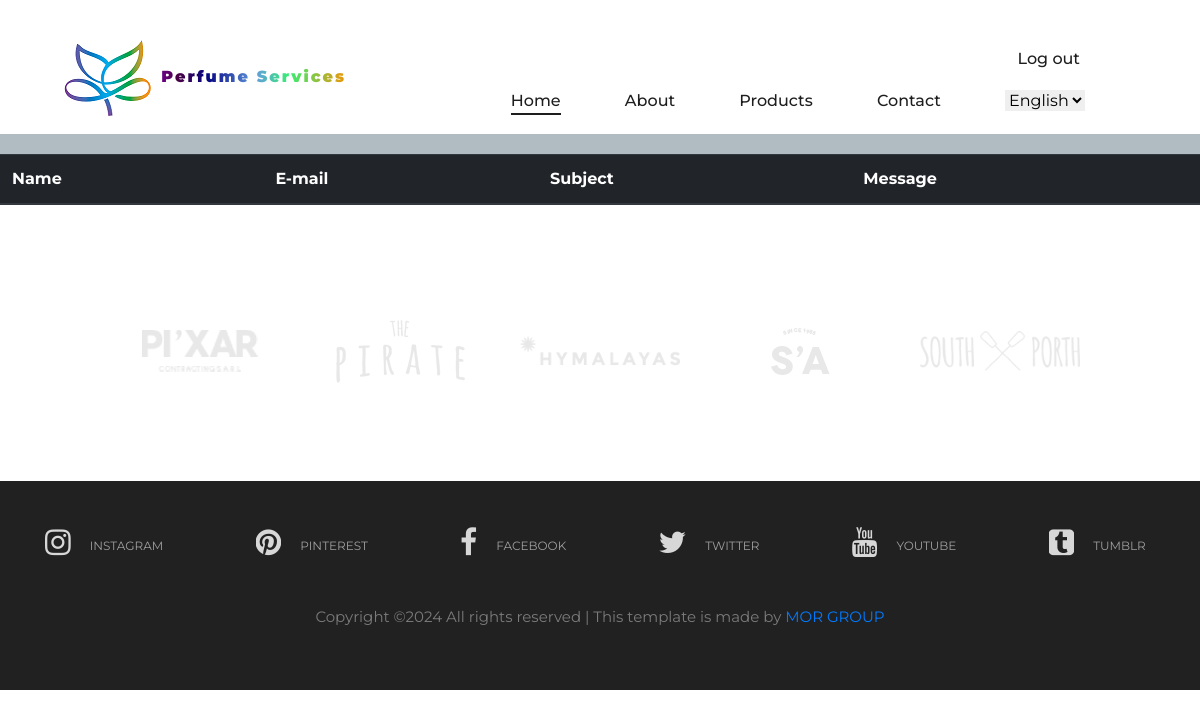
/en/contact (signed in), run on an earlier commit of the app's database.
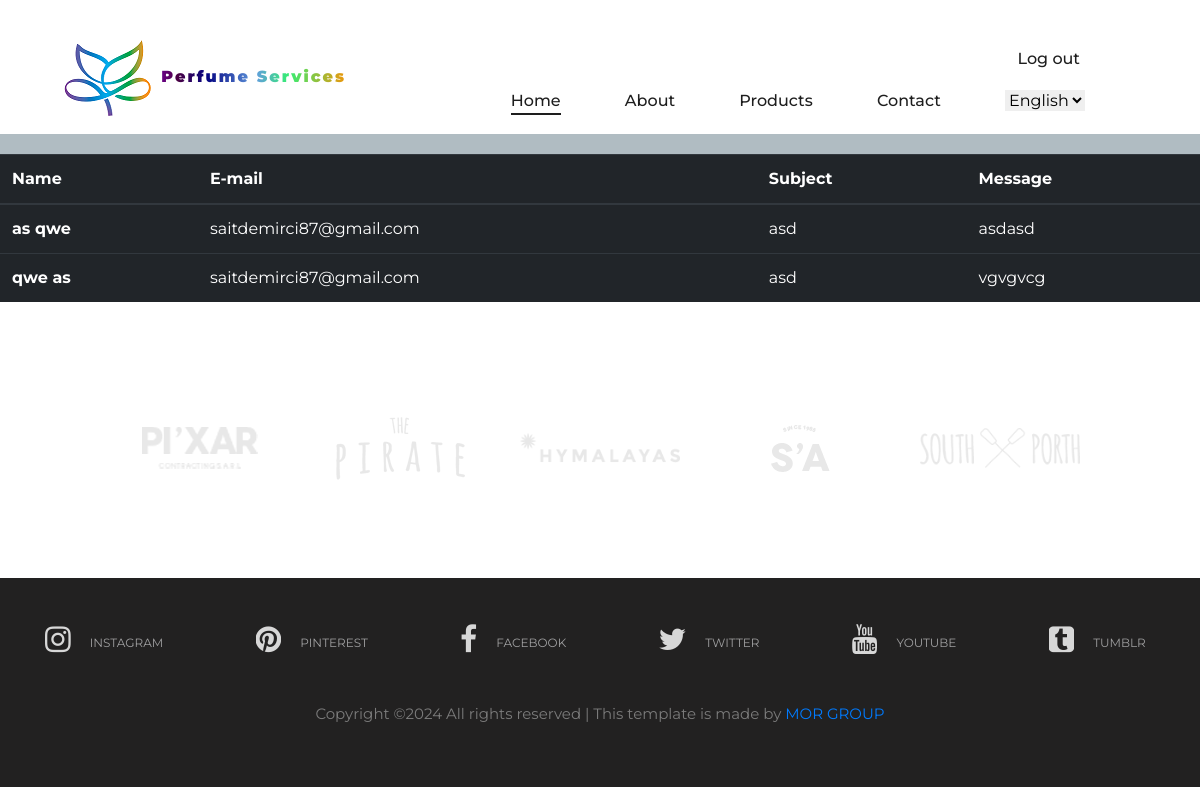
And on a later commit of the database.
### website/models.py (models this page shows)
class Contact(models.Model):
    first_name = models.CharField(max_length=255)
    last_name = models.CharField(max_length=255)
    email = models.CharField(max_length=255)
    subject = models.CharField(max_length=255)
    message = models.TextField()

### website/views.py (the view)
# urls.py: path('contact',views.contact,name="contact"),
def contact(request):
    yourcontact = Contact.objects.all()
    return render(request,'contact.html',{'youcontact':yourcontact})

### website/templates/contact.html
{% extends 'index.html' %}
{% load static %}
{% block content %}
    {% if user.is_authenticated %}
    <table class="table table-dark table-hover">
        <thead>
            <tr>
              <th scope="col">Name</th>
              <th scope="col">E-mail</th>
              <th scope="col">Subject</th>
              <th scope="col">Message</th>
            </tr>
          </thead>
          <tbody>
            {% for i in youcontact %}
            <tr>
              <th scope="row">{{i.first_name}} {{i.last_name}}</th>
              <td>{{i.email}}</td>
              <td>{{i.subject}}</td>
              <td>{{i.message}}</td>
            </tr>
            {% endfor %}
          </tbody>
      </table>
    {% endif %}
    {% endblock %}

### website/templates/index.html (shortened to what this page needs)
{% load i18n %}
{% load static %}
<!DOCTYPE html>
<html lang="en">
<head>
    <link rel="stylesheet" href="{% static 'css/bootstrap.min.css' %}" type="text/css">
    <link rel="stylesheet" href="{% static 'css/font-awesome.min.css' %}" type="text/css">
    <link rel="stylesheet" href="{% static 'css/nice-select.css' %}" type="text/css">
    <link rel="stylesheet" href="{% static 'css/owl.carousel.min.css' %}" type="text/css">
    <link rel="stylesheet" href="{% static 'css/magnific-popup.css' %}" type="text/css">
    <link rel="stylesheet" href="{% static 'css/slicknav.min.css' %}" type="text/css">
    <link rel="stylesheet" href="{% static 'css/style.css' %}" type="text/css">
</head>
<body>
    <header class="header-section">
        <div class="container-fluid">
            <div class="inner-header">
                <div class="logo">
                    <a href="{% url 'home' %}"><img src="{% static 'img2/small-logo.png' %}" alt=""></a>
                    <span>Perfume Services</span>
                </div>
                <div class="user-access">
                    {% if user.is_authenticated %}
                    <a href="{% url 'logout' %}">{% trans 'Log out' %}</a>
                    {% endif %}
                </div>
                <nav class="main-menu mobile-menu">
                    <ul>
                        <li><a class="active" href="{% url 'home' %}">{% trans 'Home' %}</a></li>
                        <li><a href="{% url 'about' %}">{% trans 'About' %}</a></li>
                        <li><a href="#latest-products">{% trans 'Products' %}</a></li>
                        {% if user.is_authenticated %}
                        <li><a href="{% url 'contact' %}">{% trans '' %}Contact</a></li>
                        {% endif %}
                        <li>
                        <form action="{% url 'set_language' %}" method="post">{%csrf_token%}
                            <select name="language" onchange="this.form.submit()" class="language" style="border: none;">
                              {% get_current_language as LANGUAGE_CODE %}
                              {% get_available_languages as LANGUAGES %}
                              {% get_language_info_list for LANGUAGES as languages %}
                              {% for language in languages %}
                              <option value="{{language.code}}" {% if language.code == LANGUAGE_CODE %} selected {% endif %} >
                                {{language.name_local}}
                              </option>
                              {%endfor%}
                            </select>
                          </form>
                        </li>
                    </ul>
                </nav>
            </div>
        </div>
    </header>
    <div class="header-info">
    </div>
    {% block content %}{% endblock %}
    <div class="logo-section spad">
        <div class="logo-items owl-carousel">
            <div class="logo-item">
                <img src="img/logos/logo-1.png" alt="">
            </div>
            <div class="logo-item">
                <img src="img/logos/logo-2.png" alt="">
            </div>
            <div class="logo-item">
                <img src="img/logos/logo-3.png" alt="">
            </div>
            <div class="logo-item">
                <img src="img/logos/logo-4.png" alt="">
            </div>
            <div class="logo-item">
                <img src="img/logos/logo-5.png" alt="">
            </div>
        </div>
    </div>
    <footer class="footer-section">
        <div class="social-links-warp">
			<div class="container">
				<div class="social-links">
					<a href="" class="instagram"><i class="fa fa-instagram"></i><span>instagram</span></a>
					<a href="" class="pinterest"><i class="fa fa-pinterest"></i><span>pinterest</span></a>
					<a href="" class="facebook"><i class="fa fa-facebook"></i><span>facebook</span></a>
					<a href="" class="twitter"><i class="fa fa-twitter"></i><span>twitter</span></a>
					<a href="" class="youtube"><i class="fa fa-youtube"></i><span>youtube</span></a>
					<a href="" class="tumblr"><i class="fa fa-tumblr-square"></i><span>tumblr</span></a>
				</div>
			</div>
<div class="container text-center pt-5">
                <p>
  Copyright &copy;<script>document.write(new Date().getFullYear());</script> All rights reserved | This template is made by <a href="#" target="_blank">MOR GROUP</a>
  </p>
            </div>
		</div>
    </footer>
</body>
</html>

### static/css/style.css (style rules this page uses)
html, body { height: 100%; font-family: "Montserrat", sans-serif; -webkit-font-smoothing: antialiased; font-smoothing: antialiased; background: none; scroll-behavior: smooth; }
p { font-size: 15px; color: #7b7b7b; font-weight: 400; line-height: 1.6; font-family: "Montserrat", sans-serif; margin: 0 0 15px 0; }
img { max-width: 100%; }
ul, ol { padding: 0; margin: 0; }
.header-info { margin-top: 30px; }
.spad { padding-top: 100px; padding-bottom: 100px; }
.header-section { height: 104px; padding-top: 38px; padding-bottom: 24px; padding-left: 45px; padding-right: 45px; }
.inner-header .logo { float: left; }
.inner-header .logo span { background: linear-gradient(90deg, rgba(115,0,156,1) 0%, rgba(75,1,67,1) 11%, rgba(4,4,130,1) 26%, rgba(98,156,223,1) 51%, rgba(53,238,115,1) 68%, rgba(255,141,0,1) 100%); color: white; line-height: 1em; font-weight: 900; letter-spacing: 2px; padding: 5px; background-clip: text; -webkit-text-fill-color: transparent; }
.inner-header .user-access { float: right; margin-right: 100px; }
.inner-header .user-access a { color: #1e1e1e; font-size: 16px; display: inline-block; font-weight: 500; position: relative; line-height: 42px; }
.inner-header .main-menu { float: right; margin-right: 150px; }
.inner-header .main-menu ul li { display: inline-block; margin-left: 60px; position: relative; }
.inner-header .main-menu ul li a { color: #1e1e1e; font-size: 16px; display: inline-block; font-weight: 500; position: relative; line-height: 42px; }
.inner-header .main-menu ul li a.active:after { opacity: 1; }
.inner-header .main-menu ul li a:after { position: absolute; left: 0; bottom: 7px; width: 100%; height: 2px; background: #1e1e1e; content: ""; opacity: 0; -webkit-transform: all 0.3s; -webkit-transition: all 0.3s; transition: all 0.3s; }
.header-info { background: #B0BCC2; overflow: hidden; padding: 10px 45px; }
.logo-section { padding: 70px 120px; }
.logo-section .logo-item { display: -webkit-box; display: -ms-flexbox; display: flex; -webkit-box-align: center; -ms-flex-align: center; align-items: center; -webkit-box-pack: center; -ms-flex-pack: center; justify-content: center; height: 120px; opacity: 0.1; -webkit-transition: 0.4s; transition: 0.4s; }
.logo-section .owl-carousel .owl-item img { display: block; width: auto; }
.footer-section { background: #262626; padding-bottom: 0; }
.social-links-warp { background: #222121; padding: 46px 0; }
.social-links a { margin-right: 88px; display: inline-block; }
.social-links a:last-child { margin-right: 0; }
.social-links a i { font-size: 30px; color: #d7d7d7; float: left; margin-right: 19px; overflow: hidden; -webkit-transition: all 0.3s; transition: all 0.3s; }
.social-links a span { display: inline-block; font-size: 12px; font-weight: 400; text-transform: uppercase; color: #9f9fa0; padding-top: 10px; -webkit-transition: all 0.3s; transition: all 0.3s; }
@media only screen and (min-width: 1200px) and (max-width: 1340px) { .inner-header .user-access { margin-right: 60px; } }
@media only screen and (min-width: 1200px) and (max-width: 1340px) { .inner-header .main-menu { margin-right: 55px; } }

What changed in the data, as far as the page shows it:
added Contact: first_name "as", last_name "qwe", email "saitdemirci87@gmail.com", subject "asd", message "asdasd"
added Contact: first_name "qwe", last_name "as", email "saitdemirci87@gmail.com", subject "asd", message "vgvgvcg"
